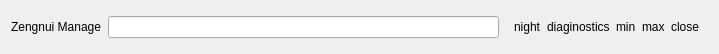
<?xml version="1.0" encoding="UTF-8"?>
<ui version="4.0">
 <class>TopWidget</class>
 <widget class="QWidget" name="TopWidget">
  <property name="geometry">
   <rect>
    <x>0</x>
    <y>0</y>
    <width>719</width>
    <height>54</height>
   </rect>
  </property>
  <property name="windowTitle">
   <string>Form</string>
  </property>
  <layout class="QVBoxLayout" name="verticalLayout">
   <item>
    <layout class="QHBoxLayout" name="horizontalLayout_2">
     <item>
      <widget class="QLabel" name="top_theme">
       <property name="text">
        <string>Zengnui Manage</string>
       </property>
      </widget>
     </item>
     <item>
      <widget class="QLineEdit" name="top_input"/>
     </item>
     <item>
      <widget class="QWidget" name="icon_widget" native="true">
       <layout class="QHBoxLayout" name="horizontalLayout">
        <item>
         <widget class="QLabel" name="icon_night">
          <property name="text">
           <string>night</string>
          </property>
         </widget>
        </item>
        <item>
         <widget class="QLabel" name="icon_diaginostics">
          <property name="text">
           <string>diaginostics</string>
          </property>
         </widget>
        </item>
        <item>
         <widget class="QLabel" name="icon_min">
          <property name="text">
           <string>min</string>
          </property>
         </widget>
        </item>
        <item>
         <widget class="QLabel" name="icon_max">
          <property name="text">
           <string>max</string>
          </property>
         </widget>
        </item>
        <item>
         <widget class="QLabel" name="icon_close">
          <property name="text">
           <string>close</string>
          </property>
         </widget>
        </item>
       </layout>
      </widget>
     </item>
    </layout>
   </item>
  </layout>
 </widget>
 <resources/>
 <connections/>
</ui>
